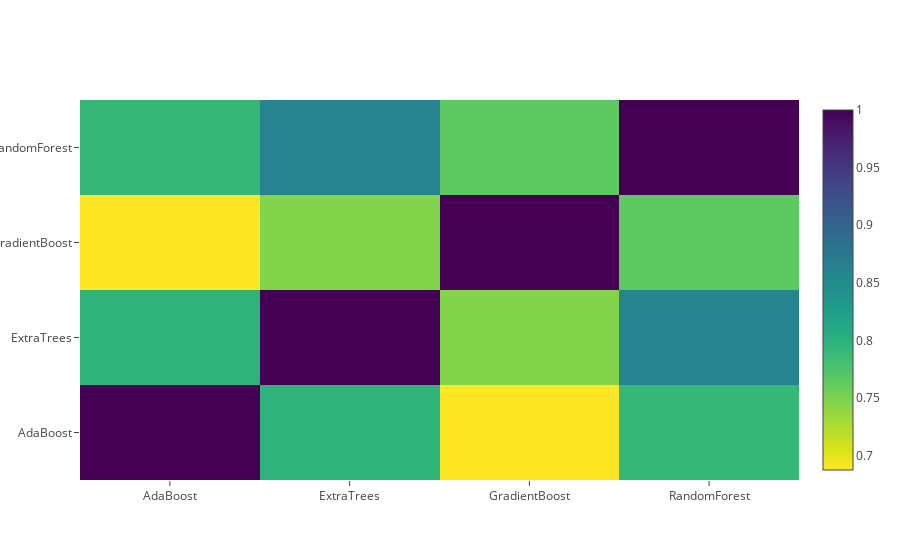

Source (notebook cell):
### Code cell
data = [
    go.Heatmap(
        z= base_predictions_train.astype(float).corr().values ,
        x=base_predictions_train.columns.values,
        y= base_predictions_train.columns.values,
          colorscale='Viridis',
            showscale=True,
            reversescale = True
    )
]
py.iplot(data, filename='labelled-heatmap')

### Figure 1 — Plotly figure (JSON) as saved in the notebook; plotly's stock layout.template omitted (floating-point values rounded to 4 significant figures)
{"data": [{"colorscale": "Viridis", "reversescale": true, "showscale": true, "type": "heatmap", "x": ["AdaBoost", "ExtraTrees", "GradientBoost", "RandomForest"], "y": ["AdaBoost", "ExtraTrees", "GradientBoost", "RandomForest"], "z": [[1, 0.7968, 0.6874, 0.7909], [0.7968, 1, 0.7452, 0.8602], [0.6874, 0.7452, 1, 0.7644], [0.7909, 0.8602, 0.7644, 1]]}], "layout": {}}
